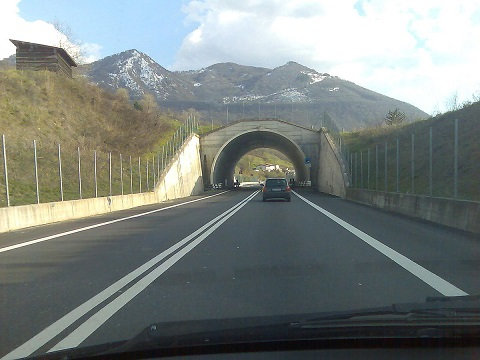
//> input picture lane.jpg, 480 x 360 px
$ ./Edge_Detection   (built with g++ and OpenCV 4)
//> lines starting //> are read from the running program, lines starting //| are printed output that depends on the picture
//> further down, input is the input picture: 360 rows x 480 cols, CV_8UC3; mean B, G, R 127.4, 130.6, 123.6
#include <opencv2/core/core.hpp>
#include <opencv2/highgui/highgui.hpp>
#include <opencv2/imgproc.hpp>
#include <iostream>
#define Pi 3.14

using namespace cv;
using namespace std;

typedef vector<double>Array;
typedef vector<Array>Matrix;

Mat RGB2Gray(Mat input)
{
	Mat gray(input.rows,input.cols,CV_8UC1);
	for (int i = 0; i < gray.rows; i++)
	{
		for (int j = 0; j < gray.cols; j++)
		{
			Vec3b pixel = input.at<Vec3b>(i, j);
			gray.at<uchar>(i, j) = 0.3 * pixel[2] + 0.59 * pixel[1] + 0.11 * pixel[0];
		}
	}
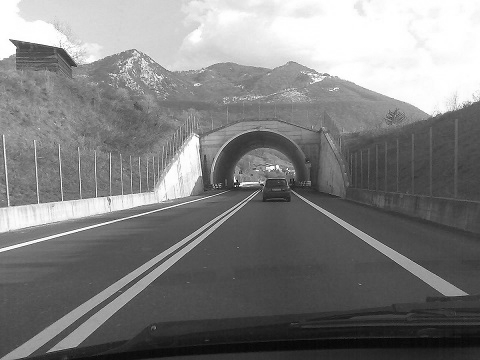
//> gray: 360 rows x 480 cols, CV_8UC1; min 2, max 255, mean 127.6
	return gray;
}

Mat Gaussian_Blur(Mat gray_img)
{
	Mat gblur_img(gray_img.rows, gray_img.cols, CV_8UC1);
	for (int i = 1; i < gray_img.rows - 1; i++)
	{
		for (int j = 1; j < gray_img.cols - 1; j++)
		{
			gblur_img.at<uchar>(i, j) = (gray_img.at<uchar>(i-1,j-1) * 1 +gray_img.at<uchar>(i-1,j) * 2 + gray_img.at<uchar>(i-1,j+1) * 1
				+ gray_img.at<uchar>(i,j-1) * 2 + gray_img.at<uchar>(i,j) * 4 + gray_img.at<uchar>(i,j+1)*2
				+ gray_img.at<uchar>(i+1,j-1) * 1 + gray_img.at<uchar>(i+1,j) * 2 + gray_img.at<uchar>(i+1,j+1) * 1) / 16;
		}
	}
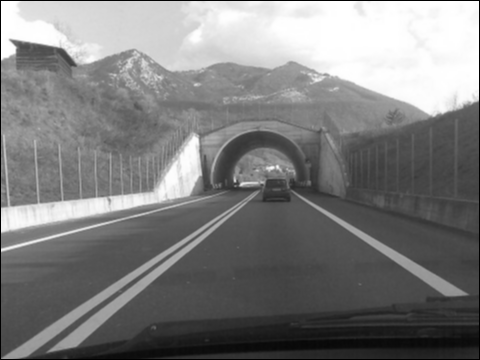
//> gblur_img: 360 rows x 480 cols, CV_8UC1; min 0, max 255, mean 125.9
	return gblur_img;
}

int xgradient(Mat gblur, int i, int j)
{
	int gx = gblur.at<uchar>(i - 1, j - 1)*(-1) + gblur.at<uchar>(i - 1, j)*0 + gblur.at<uchar>(i - 1, j + 1)*1
		+ gblur.at<uchar>(i, j - 1)*(-2) + gblur.at<uchar>(i, j)*0 + gblur.at<uchar>(i, j + 1)*(2)
		+ gblur.at<uchar>(i + 1, j - 1)*(-1) + gblur.at<uchar>(i + 1, j)*0 + gblur.at<uchar>(i + 1, j + 1)*1;
	return gx;
}

int ygradient(Mat gblur, int i, int j)
{
	int gy = gblur.at<uchar>(i - 1, j - 1) * (-1) + gblur.at<uchar>(i - 1, j) *(-2) + gblur.at<uchar>(i - 1, j + 1) *(-1)
		+ gblur.at<uchar>(i, j - 1) * (0) + gblur.at<uchar>(i, j) * 0 + gblur.at<uchar>(i, j + 1) * (0)
		+ gblur.at<uchar>(i + 1, j - 1) *(1) + gblur.at<uchar>(i + 1, j) * 2 + gblur.at<uchar>(i + 1, j + 1) * 1;
	return gy;
}

double getThetha(int gy, int gx)
{
	double thetha;
	if (gx == 0)thetha = 0;
	else
	{
		thetha = (atan(gy / gx) * 180) / 3.1415;
	}
	return thetha;
}
/*
Mat non_maximum_suppression(Mat Sobel_img, Matrix thetha)
{
	// Normalizing the thetha value

}
*/
void findthetha(Matrix thetha)
{
	for (int i = 0; i < thetha.size(); i++)
	{
		for (int j = 0; j < thetha[0].size(); j++)
		{
			if (thetha[i][j]>180)
			{
				cout << thetha[i][j] << endl;
			}
		}
	}
}

Mat non_maximum_suppression(Mat Sobel_img, Matrix thetha)
{
	// 1. Normalizing the thetha value
	for (int i = 0; i < thetha.size(); i++)
	{
		for (int j = 0; j < thetha[0].size(); j++)
		{
			if ((thetha[i][j] > -22.5 && thetha[i][j] < 22.5) && (thetha[i][j] > -157.5 && thetha[i][j] < 157.5))
				thetha[i][j] = 0;
			if ((thetha[i][j] > 22.5 && thetha[i][j] < 67.5) && (thetha[i][j] < -112.5 && thetha[i][j] > -157.5))
				thetha[i][j] = 45;
			if ((thetha[i][j] > 67.5 && thetha[i][j] < 112.5) && (thetha[i][j] < -67.5 && thetha[i][j] > -112.5))
				thetha[i][j] = 90;
			if ((thetha[i][j] > 112.5 && thetha[i][j] < 157.5) && (thetha[i][j] < -22.5 && thetha[i][j] > -67.5))
				thetha[i][j] = 135;
		}
	}
	// Now we apply non-maximum suppression
	Mat Sobel_img_supp=Sobel_img.clone();
	for (int i = 1; i < Sobel_img.rows-1; i++)
	{
		for (int j = 1; j < Sobel_img.cols-1; j++)
		{
			if (thetha[i][j] == 0)
			{
				if (Sobel_img.at<uchar>(i, j) > Sobel_img.at<uchar>(i, j - 1) && Sobel_img.at<uchar>(i, j) > Sobel_img.at<uchar>(i, j + 1))
					Sobel_img_supp.at<uchar>(i, j) = Sobel_img.at<uchar>(i, j);
				else
					Sobel_img_supp.at<uchar>(i, j) = 0;
			}
			if (thetha[i][j] == 45)
			{
				if (Sobel_img.at<uchar>(i, j) > Sobel_img.at<uchar>(i+1,j+1) && Sobel_img.at<uchar>(i,j) > Sobel_img.at<uchar>(i-1,j+1))
					Sobel_img_supp.at<uchar>(i, j) = Sobel_img.at<uchar>(i, j);
				else
					Sobel_img_supp.at<uchar>(i, j) = 0;
			}
			if (thetha[i][j] == 90)
			{
				if (Sobel_img.at<uchar>(i, j) > Sobel_img.at<uchar>(i-1,j) && Sobel_img.at<uchar>(i,j) > Sobel_img.at<uchar>(i+1,j))
					Sobel_img_supp.at<uchar>(i, j) = Sobel_img.at<uchar>(i, j);
				else
					Sobel_img_supp.at<uchar>(i, j) = 0;
			}
			if (thetha[i][j] == 135)
			{
				if (Sobel_img.at<uchar>(i, j) > Sobel_img.at<uchar>(i-1,j-1) && Sobel_img.at<uchar>(i,j) > Sobel_img.at<uchar>(i+1,j-1))
					Sobel_img_supp.at<uchar>(i, j) = Sobel_img.at<uchar>(i, j);
				else
					Sobel_img_supp.at<uchar>(i, j) = 0;
			}
		}
	}
	return Sobel_img_supp;
}

Mat Sobelfilter(Mat gblur)
{
	int gx, gy, G;
	Matrix thetha(gblur.rows, Array(gblur.cols));
	Matrix Sobel_img(gblur.rows, Array(gblur.cols));
	Mat Sobel_img1 = gblur.clone();
	for (int i = 1; i < gblur.rows - 1; i++)
	{
		for (int j = 1; j < gblur.cols - 1; j++)
		{
			gx = xgradient(gblur,i,j);
			gy = ygradient(gblur,i,j);
			G = sqrt(gx * gx + gy * gy);//abs(gx) + abs(gy);
			G = G > 255 ? 255 : G;
			G = G < 0 ? 0 : G;
			Sobel_img1.at<uchar>(i, j) = G;
			Sobel_img[i][j] = G;
			thetha[i][j] = getThetha(gy, gx);
		}
	}
//> this loop made 358 passes
//> (gx, gy) on passes 1 to 3: (-758, 756), (-1008, -4), (-1005, -3)
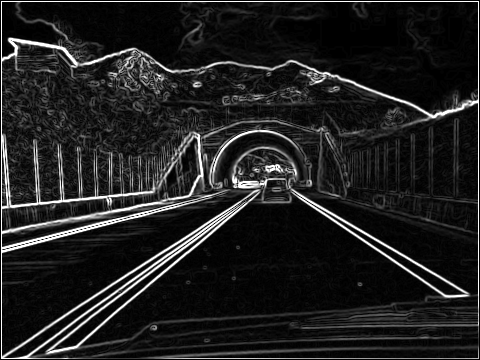
//> Sobel_img1: 360 rows x 480 cols, CV_8UC1; min 0, max 255, mean 32.4
//> after the loop, gx = -135; gy = -135; G = 190
	// check the negative values of thetha
	//findthetha(thetha);
	//Step 4: Non maximum suppression
	Mat Sobel_img_supp = non_maximum_suppression(Sobel_img1,thetha);
//> after the loop in non_maximum_suppression, `for (int i = 1; i < Sobel_img.rows-1; i++)`:
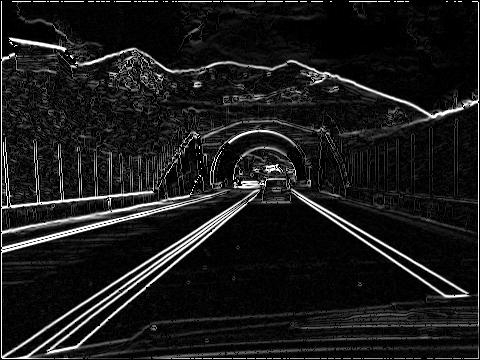
//> Sobel_img_supp: 360 rows x 480 cols, CV_8UC1; min 0, max 255, mean 26.6
	return Sobel_img_supp;
}

bool bob_analysis(Mat sobel_img, int i, int j,int maxthresh)
{
	if (sobel_img.at<uchar>(i - 1, j - 1) > maxthresh || sobel_img.at<uchar>(i - 1, j) > maxthresh || sobel_img.at<uchar>(i - 1, j + 1) > maxthresh
		|| sobel_img.at<uchar>(i, j - 1) > maxthresh || sobel_img.at<uchar>(i, j + 1) > maxthresh ||
		sobel_img.at<uchar>(i + 1, j - 1) > maxthresh || sobel_img.at<uchar>(i + 1, j) > maxthresh || sobel_img.at<uchar>(i + 1, j + 1) > maxthresh)
		return true;
	else
		return false;
}

Mat double_threshold(Mat sobel_img)
{
	Mat edge_img = sobel_img.clone();
	int maxthresh = 200;
	int minthresh = 170;
	for (int i = 1; i < sobel_img.rows - 1; i++)
	{
		for (int j = 1; j < sobel_img.cols - 1; j++)
		{
			if (sobel_img.at<uchar>(i, j) < minthresh)
				edge_img.at<uchar>(i, j) = 0;
			if (sobel_img.at<uchar>(i, j) < minthresh && sobel_img.at<uchar>(i, j) > maxthresh)
			{
				bool strength = bob_analysis(sobel_img, i, j, maxthresh);
				if (strength ==false)
					edge_img.at<uchar>(i,j) = 0;

			}
		}
	}
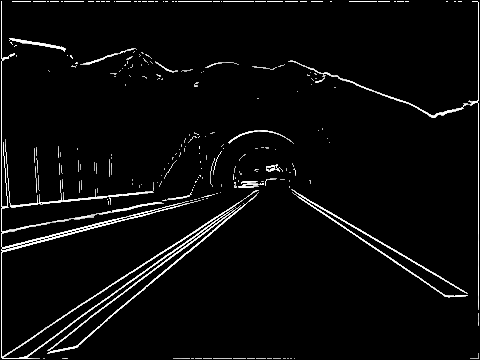
//> edge_img: 360 rows x 480 cols, CV_8UC1; min 0, max 255, mean 10.1
	return edge_img;
}

int main()
{
	Mat input = imread("lane.jpg");
	// Step 1: Convert RGB image to Gray image
	Mat gray = RGB2Gray(input);
	//imshow("Gray", gray);

	// Step 2: Apply Gaussian Blur
	Mat gblur = Gaussian_Blur(gray);
	//imshow("Gaussian Blur",gblur);

	// Step 3: Apply Sobel Filter
	Mat sobel_img = Sobelfilter(gblur);
	imshow("Sobel Image", sobel_img);

	// Step 5: Applying double threshold
	Mat edge_img = double_threshold(sobel_img);
	imshow("Edge Image",edge_img);
	waitKey(0);
}
